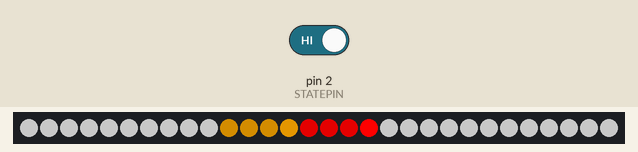
Simulated run of this sketch. Board: Arduino Uno, built with avr-gcc and run on an emulated ATmega328P. Parts: 30 RGB LEDs in strip order, left to right. Inputs (shaded band) come from the test bench; at power-on: pin 2 (STATEPIN) HIGH.

Above: at 2.7 s.
2.8 s: pin 2 (STATEPIN) driven LOW
At 2.92 s:
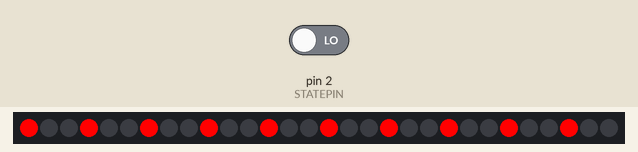
4.6 s: pin 2 (STATEPIN) driven HIGH
At 8.47 s:
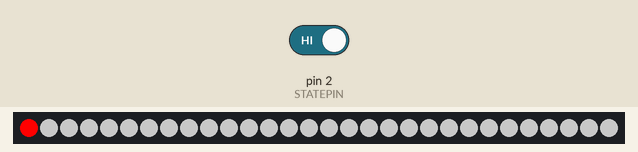

Measured:
- after the input at 2.8 s, the LEDs: change after 0.07 s (image 1)

The sketch:

frcleds.ino
```cpp
#include <Adafruit_NeoPixel.h>


// Parameter 1 = number of pixels in strip
// Parameter 2 = pin number (most are valid)
// Parameter 3 = pixel type flags, add together as needed:
//   NEO_RGB     Pixels are wired for RGB bitstream
//   NEO_GRB     Pixels are wired for GRB bitstream
//   NEO_KHZ400  400 KHz bitstream (e.g. FLORA pixels)
//   NEO_KHZ800  800 KHz bitstream (e.g. High Density LED strip)
Adafruit_NeoPixel strip = Adafruit_NeoPixel(30, 6, NEO_GRB + NEO_KHZ800);

#define STATEPIN 2

void setup()
{
  pinMode(STATEPIN, INPUT);

  strip.begin();
  strip.show();

  for ( int i = 0; i < strip.numPixels()/2; i++ )
  {
    strip.setPixelColor(i, strip.Color(255,0,0));
    strip.setPixelColor(strip.numPixels()-i, strip.Color(0,0,255));
    strip.show();
    delay(100);
  }
}

void loop()
{
  if ( !digitalRead(STATEPIN) )
    cycle(strip.Color(255,0,0));
  else
    lazorRed();
}

void cycle(uint32_t color)
{
  _cycle(0, color);
  delay(100);
  _cycle(1, color);
  delay(100);
  _cycle(2, color);
  delay(100);
}

void _cycle(int a, uint32_t color)
{
    for ( uint16_t b = 0; b < strip.numPixels(); b++ )
    {
      if ( b%3 == a )
      {
        strip.setPixelColor(b, color);
      }
      else
      {
        strip.setPixelColor(b, strip.Color(0,0,0));
      }
    }
    strip.show();
}


void lazor(uint32_t color)
{
  for ( uint16_t a = 0; a < strip.numPixels(); a++ )
  {
    for ( uint16_t b = 0; b < strip.numPixels(); b++ )
    {
      strip.setPixelColor(b,strip.Color(0,0,0));
    }
    strip.setPixelColor(a, color);
    strip.show();
    delay(30-a);
  }
}

void lazorRed()
{
  for ( uint16_t a = 0; a < strip.numPixels(); a++ )
  {
    for ( uint16_t b = 0; b < strip.numPixels(); b++ )
    {
      strip.setPixelColor(b,strip.Color(100, 100, 100));
    }
    strip.setPixelColor(a, strip.Color(255, 0, 0));
    strip.setPixelColor(a-1, strip.Color(170, 0, 0));
    strip.setPixelColor(a-2, strip.Color(170, 0, 0));
    strip.setPixelColor(a-3, strip.Color(170, 0, 0));

    strip.setPixelColor(a-4,strip.Color(170, 112, 0));
    strip.setPixelColor(a-5, strip.Color(127, 84, 0));
    strip.setPixelColor(a-6, strip.Color(127, 84, 0));
    strip.setPixelColor(a-7, strip.Color(127, 84, 0));
    strip.show();
    delay(13);
  }
}

void solid(uint32_t color)
{
  for ( uint16_t b = 0; b < strip.numPixels(); b++ )
  {
    strip.setPixelColor(b,color);
  }
  strip.show();
}

void fadeFlash()
{
  for ( int i = 0; i < 255; i++ )
  {
    for ( uint16_t b = 0; b < strip.numPixels(); b++ )
    {
        strip.setPixelColor(b,strip.Color(i, 0, 0));
    }

    strip.show();
    delay(2);
  }

  for ( int i = 255; i > 0; i-- )
  {
    for ( uint16_t b = 0; b < strip.numPixels(); b++ )
    {
        strip.setPixelColor(b,strip.Color(i, 0, 0));
    }

    strip.show();
    delay(2);
  }
}
```
